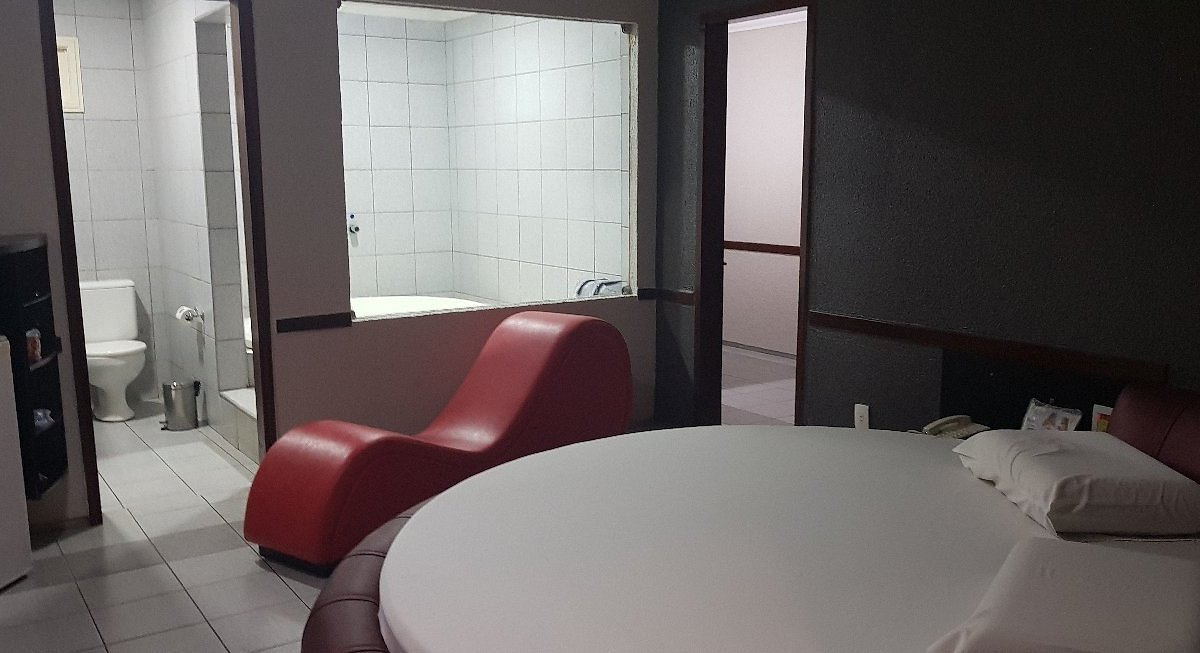
#> input picture LP/Dreams/assets/dreams-fachada-noite.jpg, 1200 x 653 px; its folder holds only this picture in this run
$ python inspect_dreams_assets.py
#> lines starting #> are read from the running program, lines starting #| are printed output that depends on the picture
from pathlib import Path
from PIL import Image, ImageDraw, ImageFont

root = Path('/home/ubuntu/motel/LP/Dreams/assets')
files = sorted([p for p in root.iterdir() if p.suffix.lower() in {'.jpg', '.jpeg', '.png'} and p.name != 'logo-dreams.png'])
thumb_w, thumb_h = 280, 190
label_h = 34
cols = 4
rows = (len(files) + cols - 1) // cols
sheet = Image.new('RGB', (cols * thumb_w, rows * (thumb_h + label_h)), '#101312')
draw = ImageDraw.Draw(sheet)
for idx, path in enumerate(files):
    x = (idx % cols) * thumb_w
    y = (idx // cols) * (thumb_h + label_h)
    try:
        image = Image.open(path).convert('RGB')
#> image is the input picture: PIL image 1200x653 RGB; mean R, G, B 106.2, 100.2, 99.5
        image.thumbnail((thumb_w - 12, thumb_h - 12))
#> image: PIL image 268x146 RGB
        px = x + (thumb_w - image.width) // 2
#> px = 6
        py = y + (thumb_h - image.height) // 2
#> py = 22
        sheet.paste(image, (px, py))
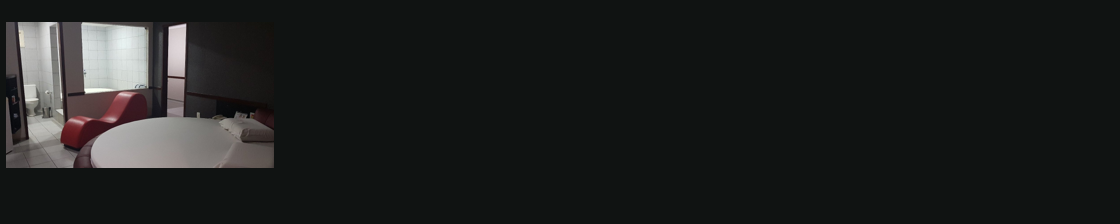
#> sheet: PIL image 1120x224 RGB; mean R, G, B 30.1, 31.7, 30.7
        draw.rectangle((x, y, x + thumb_w - 1, y + thumb_h - 1), outline='#55ff97', width=1)
        draw.text((x + 7, y + thumb_h + 8), path.name[:38], fill='#d9f7e5')
    except Exception as exc:
        draw.text((x + 7, y + 7), f'{path.name}: {exc}', fill='#ff8b8b')
out = Path('/home/ubuntu/motel/LP/Dreams/dreams_assets_contact_sheet.jpg')
sheet.save(out, quality=90)
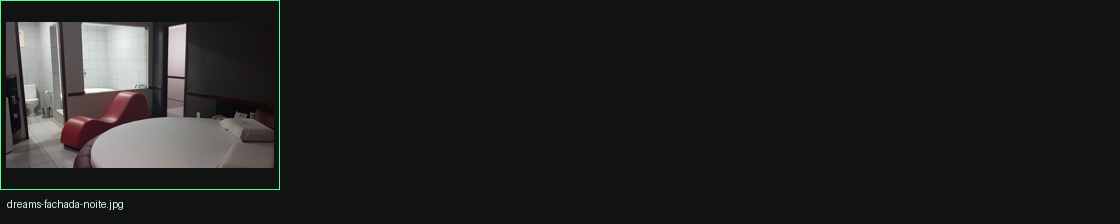
#> saved as dreams_assets_contact_sheet.jpg: PIL image 1120x224 RGB; mean R, G, B 30.6, 32.8, 31.5
print(out)

$ run again, on LP/Dreams/assets/dreams-suite-tripadvisor.jpg
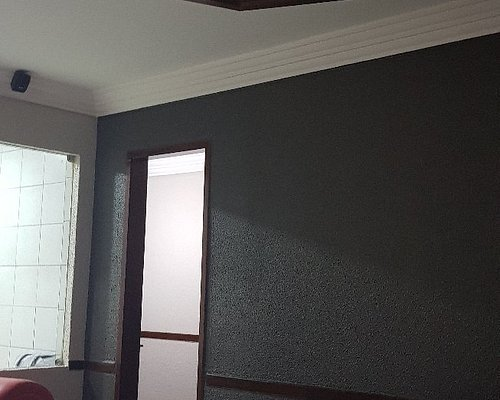
#> input picture LP/Dreams/assets/dreams-suite-tripadvisor.jpg, 500 x 400 px
#> image is the input picture: PIL image 500x400 RGB; mean R, G, B 89.8, 88.6, 86.9
#> image: PIL image 222x178 RGB
#> `sheet.paste(image, (px, py))`:
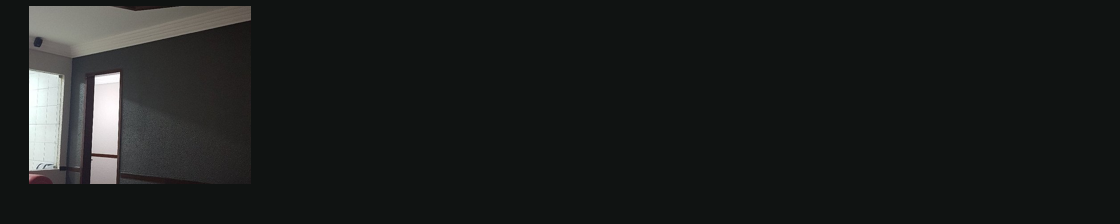
#> sheet: PIL image 1120x224 RGB; mean R, G, B 27.6, 30, 28.9
#> `sheet.save(out, quality=90)`:
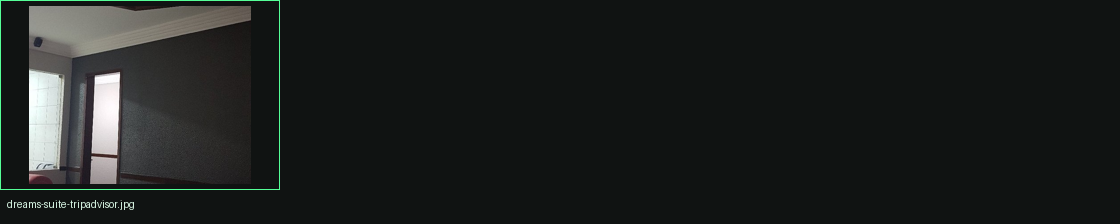
#> saved as dreams_assets_contact_sheet.jpg: PIL image 1120x224 RGB; mean R, G, B 28.1, 31.1, 29.6

$ run again, on LP/Dreams/assets/gallery1.jpg
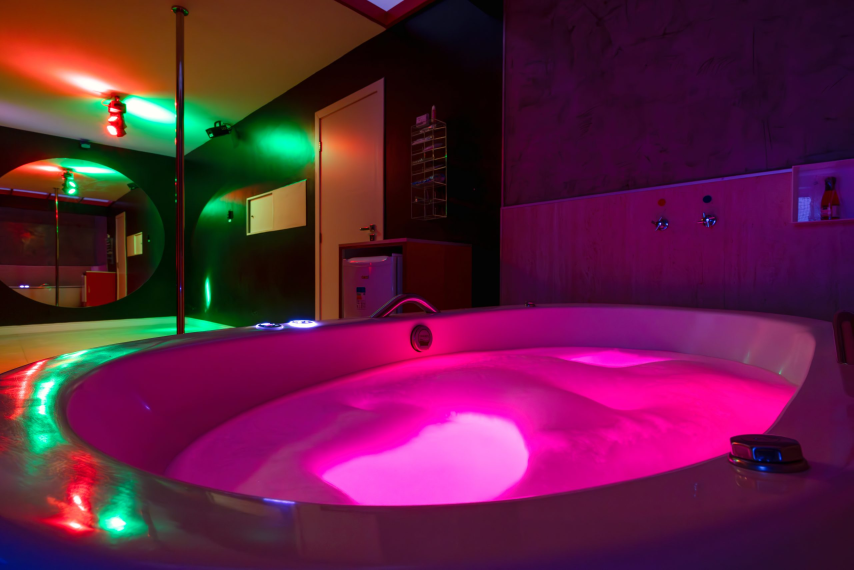
#> input picture LP/Dreams/assets/gallery1.jpg, 2560 x 1708 px (shown at 1/3 size)
#> image is the input picture: PIL image 2560x1708 RGB; mean R, G, B 95.4, 30.5, 64.2
#> `image.thumbnail((thumb_w - 12, thumb_h - 12))`:
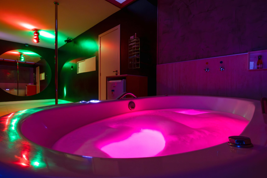
#> image: PIL image 267x178 RGB; mean R, G, B 95.5, 30.6, 64.2
#> `sheet.save(out, quality=90)`:
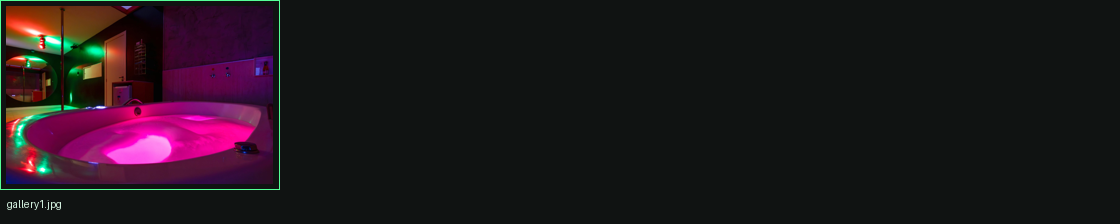
#> saved as dreams_assets_contact_sheet.jpg: PIL image 1120x224 RGB; mean R, G, B 31.4, 22.2, 27.4

$ run again, on LP/Dreams/assets/dreams-suite-hidro.jpg
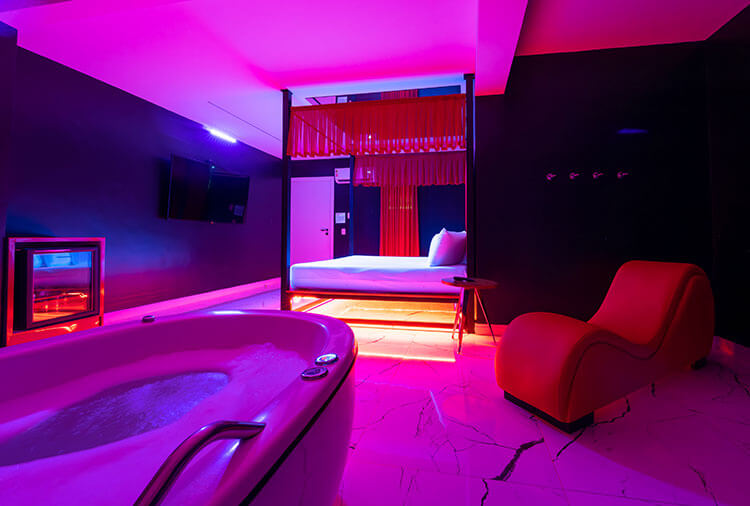
#> input picture LP/Dreams/assets/dreams-suite-hidro.jpg, 750 x 506 px
#> image is the input picture: PIL image 750x506 RGB; mean R, G, B 116, 16.4, 115.1
#> `image.thumbnail((thumb_w - 12, thumb_h - 12))`:
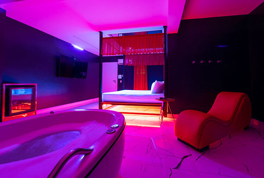
#> image: PIL image 264x178 RGB; mean R, G, B 116, 16.4, 115.1
#> `sheet.save(out, quality=90)`:
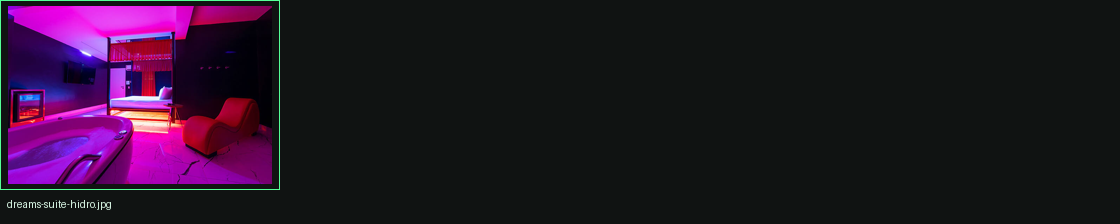
#> saved as dreams_assets_contact_sheet.jpg: PIL image 1120x224 RGB; mean R, G, B 35.2, 19.6, 36.9
